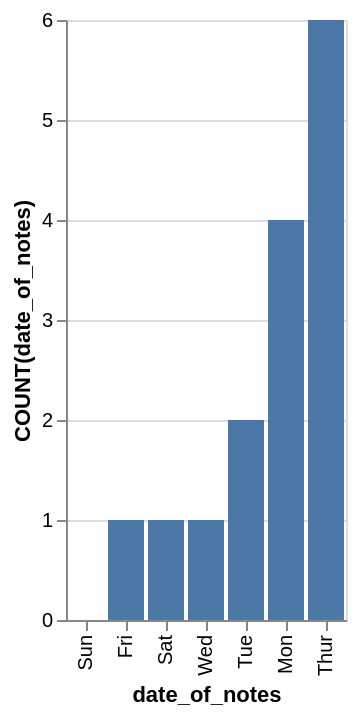

This figure's Vega-Lite source:
### Vega-Lite specification from a JSON file in a GitHub repository (floating-point values rounded to 4 significant figures)
{"data": {"values": [{"x_data": "Sun", "y_data": 0}, {"x_data": "Fri", "y_data": 1}, {"x_data": "Sat", "y_data": 1}, {"x_data": "Wed", "y_data": 1}, {"x_data": "Tue", "y_data": 2}, {"x_data": "Mon", "y_data": 4}, {"x_data": "Thur", "y_data": 6}]}, "mark": "bar", "encoding": {"x": {"field": "x_data", "type": "nominal", "title": "date_of_notes", "sort": {"op": "sum", "field": "y_data", "order": "ascending"}}, "y": {"field": "y_data", "type": "quantitative", "title": "COUNT(date_of_notes)"}}}
